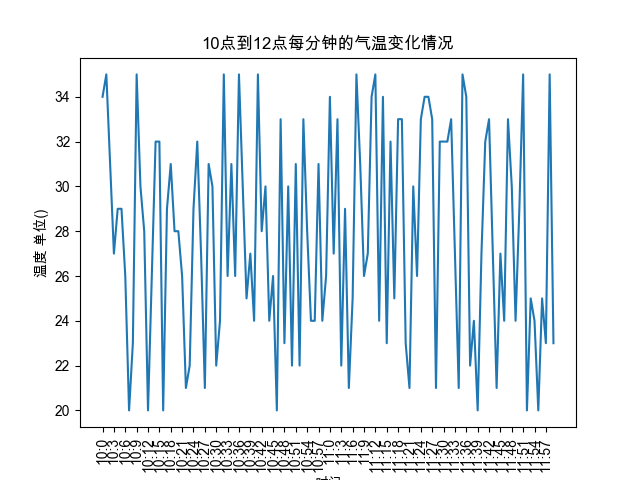

Generate this figure with Python:
# coding = utf-8
import random
import matplotlib
from  matplotlib import pyplot as plt
from  matplotlib import font_manager
y = [random.randint(20,35) for i in range(120)]

x = range(1,121)
_x = list(x)
# 设置字体
# my_font = font_manager.ttfFontProperty(fname="/System/Library/Fonts/PingFang.ttc")
# plt.figure(figsize=(20,8),dpi=80)
# 设置中文字体
plt.rcParams["font.family"] = 'Arial Unicode MS'
plt.plot(x,y)


# 调整x轴的刻度
_xtick_labels = ["10:{}".format(i) for i in range(60)]
_xtick_labels += ["11:{}".format(i-60) for i in range(60,120)]
# 取步长，数字和字符串一一对应，数据的长度是一样的
plt.xticks(_x[::3],_xtick_labels[::3],rotation = 90)

plt.xlabel("时间")
plt.ylabel("温度 单位()")
plt.title("10点到12点每分钟的气温变化情况")



plt.savefig("./test2.png")

plt.show()